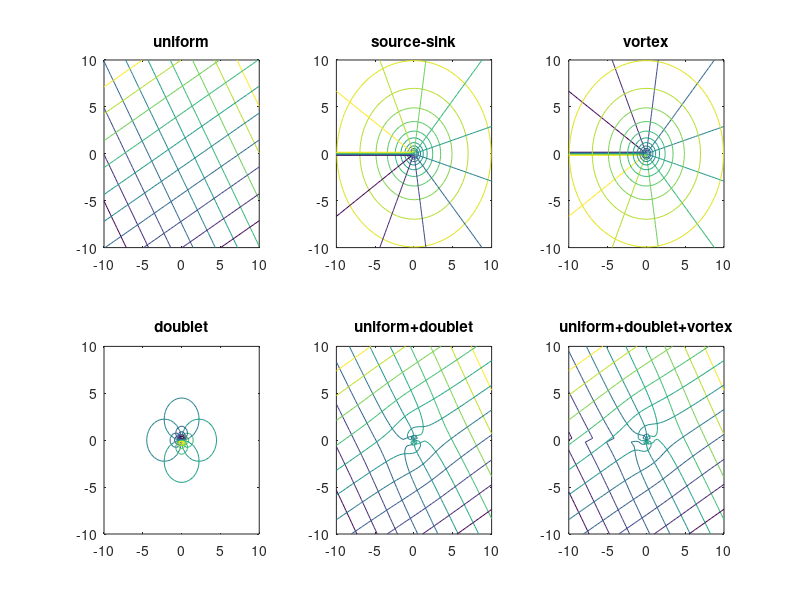

Reproduce this figure in MATLAB.
clc;clear
%complex potential

n=50;
z0=0+0i;
x=linspace(-10,10,n);y=x;[X,Y]=meshgrid(x,y);

Z=X+1i*Y;
Z0=z0*ones(n);
%uniform
alpha=pi/6;U=100;
w1=U*Z*exp(-1i*alpha);
phi1=real(w1);psi1=imag(w1);

%source sink
L=3000/(2*pi); %L=lambda/(2*pi)
w2=L*log(Z-Z0);
phi2=real(w2);psi2=imag(w2);

%vortex
G=100/(2*pi); %G=gamma/(2*pi)
w3=(1i*G)*log(Z-Z0);
phi3=real(w3);psi3=imag(w3);

%doublet
K=1000/(2*pi); %K=kappa/(2*pi)
w4=K./(Z-Z0);
phi4=real(w4);psi4=imag(w4);


subplot(231);contour(X,Y,phi1,10);hold on;contour(X,Y,psi1,10);title('uniform');
subplot(232);contour(X,Y,phi2,10);hold on;contour(X,Y,psi2,10);title('source-sink');
subplot(233);contour(X,Y,phi3,10);hold on;contour(X,Y,psi3,10);title('vortex');
subplot(234);contour(X,Y,phi4,10);hold on;contour(X,Y,psi4,10);title('doublet');
subplot(235);contour(X,Y,phi1+phi4,11);hold on;contour(X,Y,psi1+psi4,11);title('uniform+doublet');
subplot(236);contour(X,Y,phi1+phi3+phi4,11);hold on;contour(X,Y,psi1+psi3+psi4,11);title('uniform+doublet+vortex');